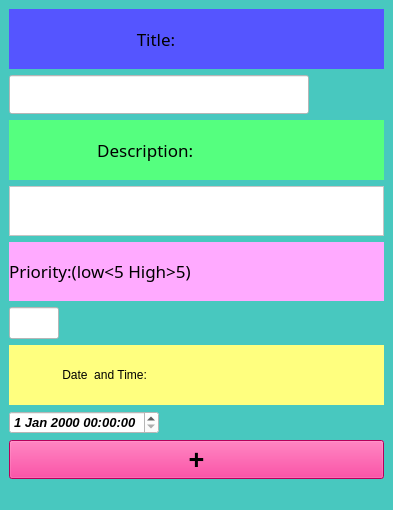
<?xml version="1.0" encoding="UTF-8"?>
<ui version="4.0">
 <class>MainWindow</class>
 <widget class="QMainWindow" name="MainWindow">
  <property name="geometry">
   <rect>
    <x>0</x>
    <y>0</y>
    <width>393</width>
    <height>510</height>
   </rect>
  </property>
  <property name="font">
   <font>
    <pointsize>13</pointsize>
   </font>
  </property>
  <property name="windowTitle">
   <string>To Do List</string>
  </property>
  <property name="styleSheet">
   <string notr="true">background-color: rgb(72, 200, 191);</string>
  </property>
  <widget class="QWidget" name="centralwidget">
   <layout class="QVBoxLayout" name="verticalLayout">
    <item>
     <layout class="QGridLayout" name="grd_tasks"/>
    </item>
    <item>
     <widget class="QLabel" name="label_4">
      <property name="font">
       <font>
        <family>Wide Latin</family>
        <pointsize>13</pointsize>
        <italic>false</italic>
        <bold>false</bold>
       </font>
      </property>
      <property name="styleSheet">
       <string notr="true">font: 13pt &quot;Wide Latin&quot;;
background-color: rgb(85, 85, 255);
</string>
      </property>
      <property name="text">
       <string>                             Title:</string>
      </property>
     </widget>
    </item>
    <item>
     <widget class="QLineEdit" name="txt_newTask">
      <property name="maximumSize">
       <size>
        <width>300</width>
        <height>16777215</height>
       </size>
      </property>
      <property name="font">
       <font>
        <pointsize>20</pointsize>
        <bold>true</bold>
       </font>
      </property>
      <property name="styleSheet">
       <string notr="true">background-color: rgb(255, 255, 255);</string>
      </property>
     </widget>
    </item>
    <item>
     <widget class="QLabel" name="label_2">
      <property name="font">
       <font>
        <family>Wide Latin</family>
        <pointsize>13</pointsize>
        <italic>false</italic>
        <bold>false</bold>
       </font>
      </property>
      <property name="styleSheet">
       <string notr="true">background-color: rgb(85, 255, 127);
font: 13pt &quot;Wide Latin&quot;;</string>
      </property>
      <property name="text">
       <string>                    Description:</string>
      </property>
     </widget>
    </item>
    <item>
     <widget class="QTextEdit" name="txt_desc">
      <property name="maximumSize">
       <size>
        <width>16777215</width>
        <height>50</height>
       </size>
      </property>
      <property name="font">
       <font>
        <pointsize>13</pointsize>
        <bold>true</bold>
       </font>
      </property>
      <property name="styleSheet">
       <string notr="true">background-color: rgb(255, 255, 255);</string>
      </property>
     </widget>
    </item>
    <item>
     <widget class="QLabel" name="label">
      <property name="font">
       <font>
        <family>Wide Latin</family>
        <pointsize>13</pointsize>
        <italic>false</italic>
        <bold>false</bold>
       </font>
      </property>
      <property name="styleSheet">
       <string notr="true">font: 13pt &quot;Wide Latin&quot;;
background-color: rgb(255, 170, 255);</string>
      </property>
      <property name="text">
       <string>   Priority:(low&lt;5   High&gt;5)</string>
      </property>
     </widget>
    </item>
    <item>
     <widget class="QLineEdit" name="txt_priority">
      <property name="sizePolicy">
       <sizepolicy hsizetype="MinimumExpanding" vsizetype="Fixed">
        <horstretch>0</horstretch>
        <verstretch>0</verstretch>
       </sizepolicy>
      </property>
      <property name="maximumSize">
       <size>
        <width>50</width>
        <height>16777215</height>
       </size>
      </property>
      <property name="font">
       <font>
        <pointsize>15</pointsize>
        <bold>true</bold>
       </font>
      </property>
      <property name="styleSheet">
       <string notr="true">background-color: rgb(255, 255, 255);</string>
      </property>
     </widget>
    </item>
    <item>
     <widget class="QLabel" name="label_3">
      <property name="styleSheet">
       <string notr="true">background-color: rgb(255, 255, 127);
font: 13pt &quot;Wide Latin&quot;;</string>
      </property>
      <property name="text">
       <string>                Date  and Time:</string>
      </property>
     </widget>
    </item>
    <item>
     <widget class="QDateTimeEdit" name="dateTimeEdit">
      <property name="maximumSize">
       <size>
        <width>150</width>
        <height>16777215</height>
       </size>
      </property>
      <property name="font">
       <font>
        <pointsize>10</pointsize>
        <italic>true</italic>
        <bold>true</bold>
       </font>
      </property>
      <property name="styleSheet">
       <string notr="true">background-color: rgb(255, 255, 255);</string>
      </property>
     </widget>
    </item>
    <item>
     <widget class="QPushButton" name="btn_newTask">
      <property name="font">
       <font>
        <pointsize>20</pointsize>
        <bold>true</bold>
       </font>
      </property>
      <property name="styleSheet">
       <string notr="true">background-color: rgb(255, 0, 127);</string>
      </property>
      <property name="text">
       <string>+</string>
      </property>
     </widget>
    </item>
   </layout>
  </widget>
  <widget class="QMenuBar" name="menubar">
   <property name="geometry">
    <rect>
     <x>0</x>
     <y>0</y>
     <width>393</width>
     <height>22</height>
    </rect>
   </property>
  </widget>
  <widget class="QStatusBar" name="statusbar"/>
 </widget>
 <resources/>
 <connections/>
</ui>
